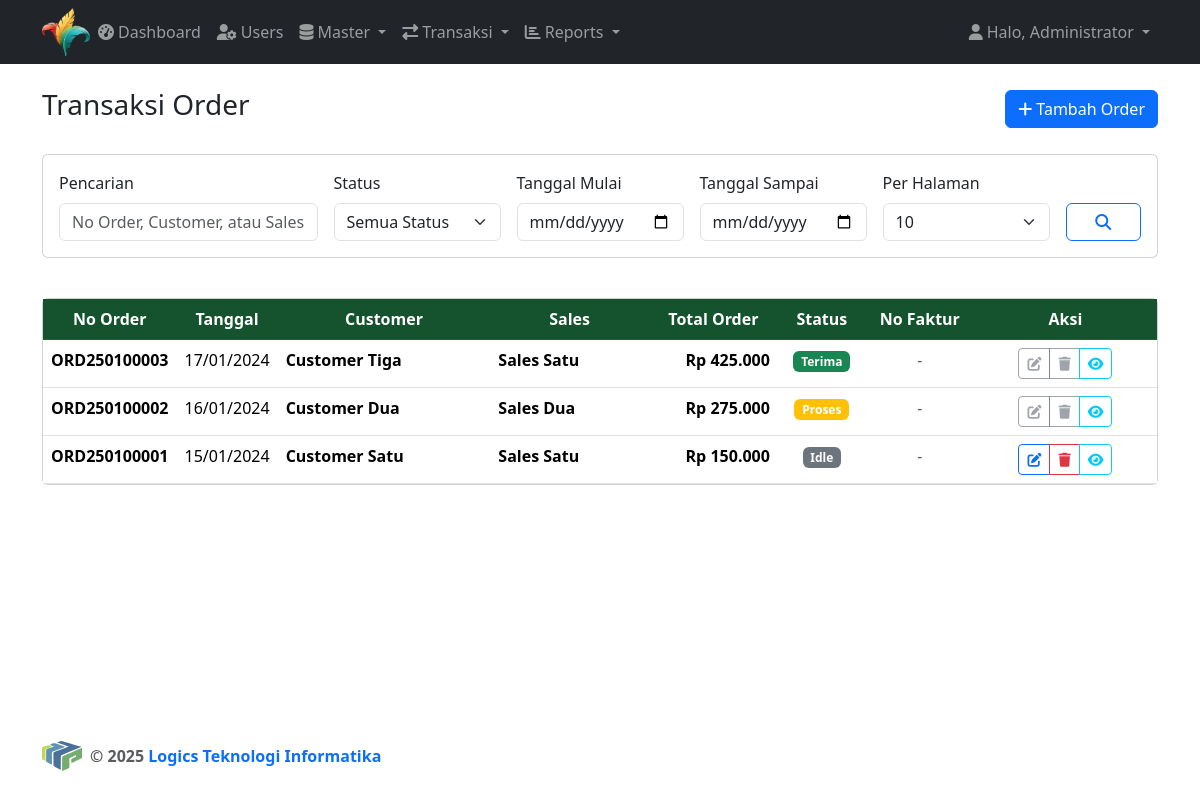
Page /order.php (signed in) on the committed database.
### tables this page shows
CREATE TABLE `headerorder` (
  `id` INT UNSIGNED NOT NULL AUTO_INCREMENT,
  `noorder` VARCHAR(50) NOT NULL UNIQUE,
  `tanggalorder` DATE NOT NULL,
  `kodecustomer` VARCHAR(50) NOT NULL,
  `namacustomer` VARCHAR(200) NOT NULL,
  `kodesales` VARCHAR(50) DEFAULT NULL,
  `namasales` VARCHAR(200) DEFAULT NULL,
  `totalorder` INT UNSIGNED NOT NULL DEFAULT 0,
  `status` ENUM('idle','proses','faktur','kirim','terima','batal') NOT NULL DEFAULT 'idle',
  `iduser` INT UNSIGNED NOT NULL,
  `nofaktur` VARCHAR(50) DEFAULT NULL,
  `tanggalfaktur` DATE DEFAULT NULL,
  `namapengirim` VARCHAR(200) DEFAULT NULL,
  `tanggalterima` DATE DEFAULT NULL,
  `konfirmasiterima` ENUM('belum','sudah','ditolak') NOT NULL DEFAULT 'belum',
  `catatanterima` TEXT DEFAULT NULL,
  `fotobukti` JSON DEFAULT NULL,
  `rating` TINYINT UNSIGNED DEFAULT NULL,
  `komentar` TEXT DEFAULT NULL,
  `created_at` TIMESTAMP DEFAULT CURRENT_TIMESTAMP,
  `updated_at` TIMESTAMP DEFAULT CURRENT_TIMESTAMP ON UPDATE CURRENT_TIMESTAMP,
  PRIMARY KEY (`id`),
  UNIQUE KEY `idx_noorder` (`noorder`),
  KEY `idx_tanggalorder` (`tanggalorder`),
  KEY `idx_kodecustomer` (`kodecustomer`),
  KEY `idx_kodesales` (`kodesales`),
  KEY `idx_status` (`status`),
  KEY `idx_iduser` (`iduser`),
  KEY `idx_nofaktur` (`nofaktur`),
  KEY `idx_tanggalterima` (`tanggalterima`),
  KEY `idx_konfirmasiterima` (`konfirmasiterima`),
  KEY `idx_rating` (`rating`)
);

### order.php (the view, shortened to what this page needs)
<?php
include __DIR__ . '/includes/header.php';
$search = trim($_GET['search'] ?? '');
$status = trim($_GET['status'] ?? '');
$tanggal_mulai = trim($_GET['tanggal_mulai'] ?? '');
$tanggal_sampai = trim($_GET['tanggal_sampai'] ?? '');
$page = max(1, (int)($_GET['page'] ?? 1));
$limit = max(5, min(100, (int)($_GET['limit'] ?? 10)));
$params = [];
$where = [];
$whereClause = count($where) > 0 ? 'WHERE ' . implode(' AND ', $where) : '';
$pdo = get_pdo_connection();
$offset = ($page - 1) * $limit;
$sql = "SELECT * FROM headerorder $whereClause ORDER BY tanggalorder DESC, noorder DESC LIMIT $limit OFFSET $offset";
$stmt = $pdo->prepare($sql);
$stmt->execute($params);
$orders = $stmt->fetchAll();
$statusOptions = [
    '' => 'Semua Status',
    'idle' => 'Idle',
    'proses' => 'Proses',
    'faktur' => 'Faktur',
    'kirim' => 'Kirim',
    'terima' => 'Terima',
    'batal' => 'Batal'
];
$statusBadges = [
    'idle' => 'secondary',
    'proses' => 'warning',
    'faktur' => 'info',
    'kirim' => 'primary',
    'terima' => 'success',
    'batal' => 'danger'
];
?>
<div class="flex-grow-1">
    <div class="container">
        <div class="d-flex justify-content-between align-items-center mb-4">
            <h3>Transaksi Order</h3>
            <a href="order_form.php" class="btn btn-primary">
                <i class="fas fa-plus"></i> Tambah Order
            </a>
        </div>
        <div class="card mb-4">
            <div class="card-body">
                <form method="GET" class="row g-3">
                    <div class="col-md-3">
                        <label for="search" class="form-label">Pencarian</label>
                        <input type="text" class="form-control" id="search" name="search"
                               value="<?php echo htmlspecialchars($search); ?>"
                               placeholder="No Order, Customer, atau Sales">
                    </div>
                    <div class="col-md-2">
                        <label for="status" class="form-label">Status</label>
                        <select class="form-select" id="status" name="status">
                            <?php foreach ($statusOptions as $value => $label): ?>
                                <option value="<?php echo $value; ?>" <?php echo $status === $value ? 'selected' : ''; ?>>
                                    <?php echo $label; ?>
                                </option>
                            <?php endforeach; ?>
                        </select>
                    </div>
                    <div class="col-md-2">
                        <label for="tanggal_mulai" class="form-label">Tanggal Mulai</label>
                        <input type="date" class="form-control" id="tanggal_mulai" name="tanggal_mulai"
                               value="<?php echo htmlspecialchars($tanggal_mulai); ?>">
                    </div>
                    <div class="col-md-2">
                        <label for="tanggal_sampai" class="form-label">Tanggal Sampai</label>
                        <input type="date" class="form-control" id="tanggal_sampai" name="tanggal_sampai"
                               value="<?php echo htmlspecialchars($tanggal_sampai); ?>">
                    </div>
                    <div class="col-md-2">
                        <label for="limit" class="form-label">Per Halaman</label>
                        <select class="form-select" id="limit" name="limit">
                            <option value="10" <?php echo $limit === 10 ? 'selected' : ''; ?>>10</option>
                        </select>
                    </div>
                    <div class="col-md-1">
                        <label class="form-label">&nbsp;</label>
                        <div class="d-grid">
                            <button type="submit" class="btn btn-outline-primary">
                                <i class="fas fa-search"></i>
                            </button>
                        </div>
                    </div>
                </form>
            </div>
        </div>
        <div class="card">
            <div class="card-body p-0">
                <?php if (count($orders) > 0): ?>
                    <div class="table-responsive">
                        <table class="table table-hover mb-0">
                            <thead class="table-dark-green">
                                <tr>
                                    <th class="text-center" style="width: 10%;">No Order</th>
                                    <th class="text-center" style="width: 8%;">Tanggal</th>
                                    <th class="text-center" style="width: 20%;">Customer</th>
                                    <th class="text-center" style="width: 15%;">Sales</th>
                                    <th class="text-center" style="width: 12%;">Total Order</th>
                                    <th class="text-center" style="width: 8%;">Status</th>
                                    <th class="text-center" style="width: 10%;">No Faktur</th>
                                    <th class="text-center" style="width: 17%;">Aksi</th>
                                </tr>
                            </thead>
                            <tbody>
                                <?php foreach ($orders as $order): ?>
                                    <tr>
                                        <td class="text-center">
                                            <strong><?php echo htmlspecialchars($order['noorder']); ?></strong>
                                        </td>
                                        <td class="text-center">
                                            <?php echo date('d/m/Y', strtotime($order['tanggalorder'])); ?>
                                        </td>
                                        <td>
                                            <div>
                                                <strong><?php echo htmlspecialchars($order['namacustomer']); ?></strong>
                                            </div>
                                        </td>
                                        <td>
                                            <?php if ($order['namasales']): ?>
                                                <div>
                                                    <strong><?php echo htmlspecialchars($order['namasales']); ?></strong>
                                                </div>
                                            <?php else: ?>
                                                <span class="text-muted">-</span>
                                            <?php endif; ?>
                                        </td>
                                        <td class="text-end">
                                            <strong>Rp <?php echo number_format($order['totalorder'], 0, ',', '.'); ?></strong>
                                        </td>
                                        <td class="text-center">
                                            <span class="badge bg-<?php echo $statusBadges[$order['status']] ?? 'secondary'; ?>">
                                                <?php echo ucfirst($order['status']); ?>
                                            </span>
                                        </td>
                                        <td class="text-center">
                                            <?php if ($order['nofaktur']): ?>
                                                <strong><?php echo htmlspecialchars($order['nofaktur']); ?></strong>
                                                <?php if ($order['tanggalfaktur']): ?>
                                                    <br>
                                                    <small class="text-muted"><?php echo date('d/m/Y', strtotime($order['tanggalfaktur'])); ?></small>
                                                <?php endif; ?>
                                            <?php else: ?>
                                                <span class="text-muted">-</span>
                                            <?php endif; ?>
                                        </td>
                                        <td class="text-center">
                                            <div class="btn-group btn-group-sm" role="group">
                                                <?php if ($order['status'] === 'idle'): ?>
                                                    <a href="order_form.php?id=<?php echo $order['id']; ?>"
                                                       class="btn btn-outline-primary" title="Edit">
                                                        <i class="fas fa-edit"></i>
                                                    </a>
                                                    <button type="button" class="btn btn-outline-danger"
                                                            onclick="deleteOrder(<?php echo $order['id']; ?>, '<?php echo htmlspecialchars($order['noorder']); ?>')"
                                                            title="Delete">
                                                        <i class="fas fa-trash"></i>
                                                    </button>
                                                <?php else: ?>
                                                    <button type="button" class="btn btn-outline-secondary" disabled title="Edit tidak tersedia untuk status <?php echo ucfirst($order['status']); ?>">
                                                        <i class="fas fa-edit"></i>
                                                    </button>
                                                    <button type="button" class="btn btn-outline-secondary" disabled title="Delete tidak tersedia untuk status <?php echo ucfirst($order['status']); ?>">
                                                        <i class="fas fa-trash"></i>
                                                    </button>
                                                <?php endif; ?>
                                                <a href="order_view.php?id=<?php echo $order['id']; ?>"
                                                   class="btn btn-outline-info" title="View">
                                                    <i class="fas fa-eye"></i>
                                                </a>
                                            </div>
                                        </td>
                                    </tr>
                                <?php endforeach; ?>
                            </tbody>
                        </table>
                    </div>
                <?php endif; ?>
            </div>
        </div>
    </div>
</div>
<?php include __DIR__ . '/includes/footer.php'; ?>

### order.php (style rules this page uses)
.table-dark-green { background-color: #14532d !important; color: white !important; }
.table-dark-green th { background-color: #14532d !important; color: white !important; border-color: #166534 !important; }

### rows in the picture
headerorder: noorder "ORD250100003", tanggalorder "17/01/2024", namacustomer "Customer Tiga", namasales "Sales Satu", totalorder "425.000", status "Terima"
headerorder: noorder "ORD250100002", tanggalorder "16/01/2024", namacustomer "Customer Dua", namasales "Sales Dua", totalorder "275.000", status "Proses"
headerorder: noorder "ORD250100001", tanggalorder "15/01/2024", namacustomer "Customer Satu", namasales "Sales Satu", totalorder "150.000", status "Idle"

### other values in the picture
$user['namalengkap'] "Administrator"
form field status "Semua Status"
